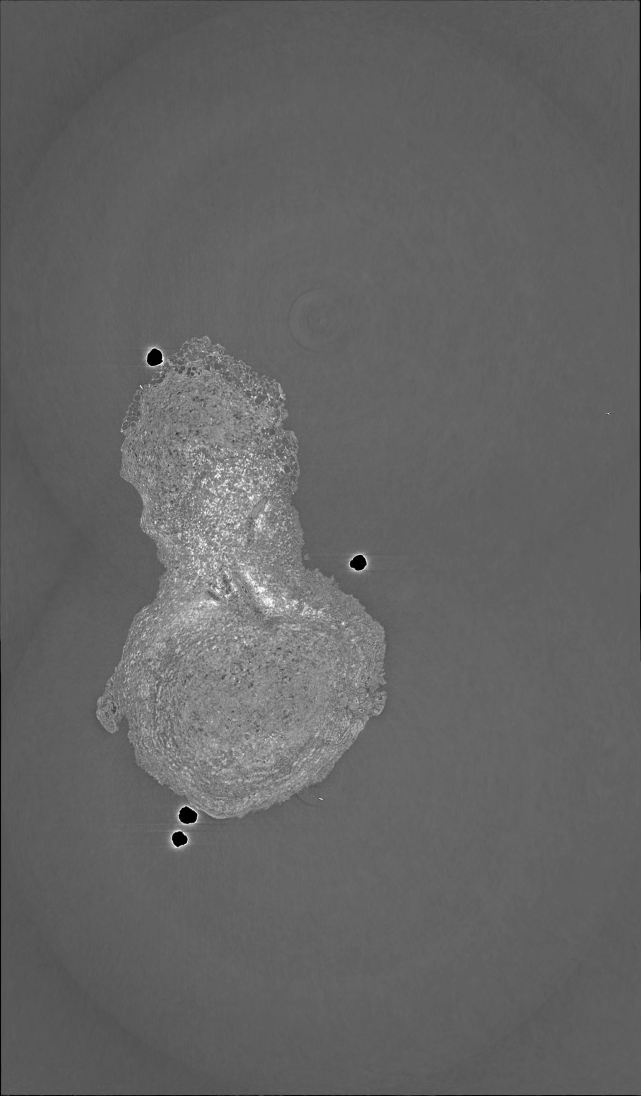
#> input picture pred_original_res.png, 2563 x 4381 px (shown at 1/4 size); its folder holds only this picture in this run
$ python -i crop_image.py   (imports and definitions only)
#> lines starting #> are read from the running program, lines starting #| are printed output that depends on the picture
import cv2
import numpy as np
import os
import re
import math

# Directory where images are kept.
directory = "./preprocessing/images/"

# Default values to get max width and height of image
maxH = -math.inf
maxW = -math.inf

def rescaleImage(input_image_path, output_image_path):
    # Add padding to make all images the same size
    cropped_image = cv2.imread(input_image_path, cv2.IMREAD_UNCHANGED)
    h, w = cropped_image.shape
    maxLen = max(maxH, maxW)

    # Calculate padding for height and width
    pad_h = maxLen - h
    pad_w = maxLen - w

    top_pad = pad_h // 2
    bottom_pad = pad_h - top_pad
    left_pad = pad_w // 2
    right_pad = pad_w - left_pad

    # Create a square image
    padded_image = cv2.copyMakeBorder(cropped_image, top_pad, bottom_pad, left_pad, right_pad, cv2.BORDER_CONSTANT, value=0)
    cv2.imwrite(output_image_path, padded_image)

def crop_image(input_image_path, output_image_path):
    # Read the image in 16-bit depth
#> called with input_image_path = '../pred_original_res.png', output_image_path = 'out.png'
    image = cv2.imread(input_image_path, cv2.IMREAD_UNCHANGED)
#> image is the input picture: shape (4381, 2563, 4); mean B, G, R, A 100.4, 100.4, 100.4, 255

    # Convert the image to 8-bit for finding contours
    image_8bit = cv2.convertScaleAbs(image, alpha=(255.0/65535.0))
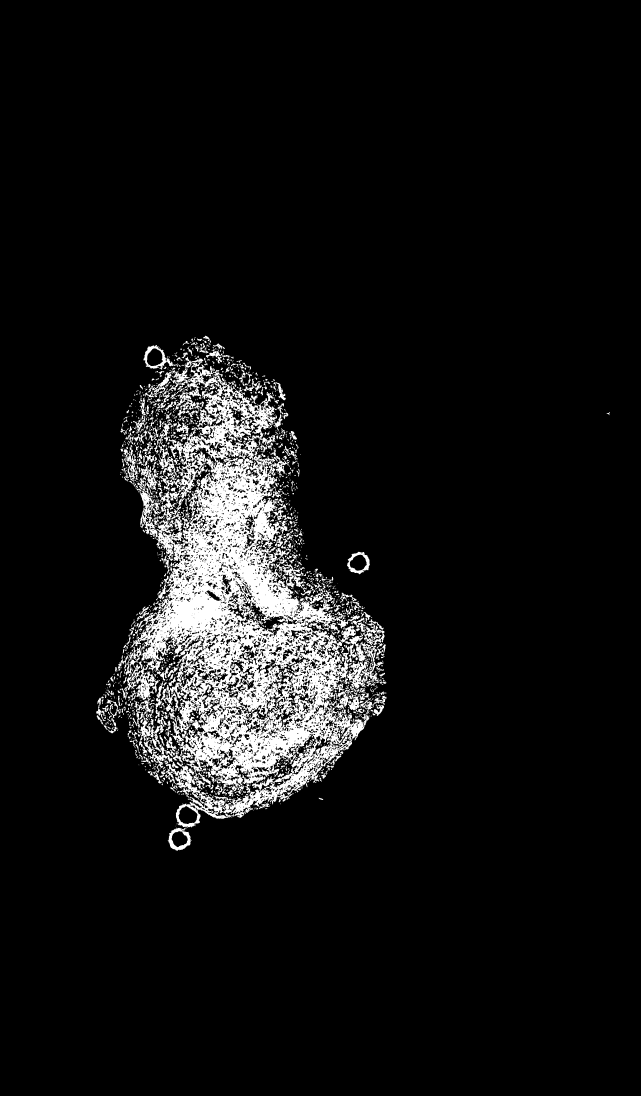
#> image_8bit: shape (4381, 2563, 4) (shown at 1/4 size); mean B, G, R, A 0.0719, 0.0719, 0.0719, 1; drawn with 1 as white

    # Apply thresholding to segment the image
    _, thresholded = cv2.threshold(image_8bit, 105, 255, cv2.THRESH_BINARY)
#> thresholded: shape (4381, 2563, 4); every value is 0

    # Find contours in the thresholded image
#> (the run stopped early here; a loop or call above may not have finished)
